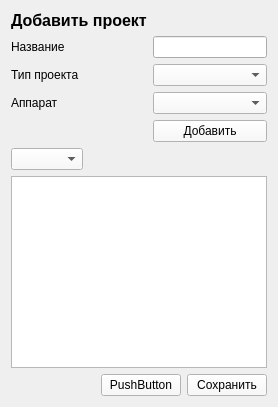
        <widget class="QWidget" name="tab_6">
         <attribute name="title">
          <string>Доб. пр.</string>
         </attribute>
         <layout class="QVBoxLayout" name="verticalLayout_17">
          <item>
           <layout class="QVBoxLayout" name="verticalLayout_16">
            <item>
             <layout class="QFormLayout" name="formLayout_4">
              <item row="0" column="0">
               <widget class="QLabel" name="label_37">
                <property name="font">
                 <font>
                  <pointsize>12</pointsize>
                  <weight>75</weight>
                  <bold>true</bold>
                 </font>
                </property>
                <property name="text">
                 <string>Добавить проект</string>
                </property>
               </widget>
              </item>
              <item row="1" column="0">
               <widget class="QLabel" name="label_36">
                <property name="text">
                 <string>Название</string>
                </property>
               </widget>
              </item>
              <item row="1" column="1">
               <widget class="QLineEdit" name="lineEdit_2"/>
              </item>
              <item row="2" column="0">
               <widget class="QLabel" name="label_38">
                <property name="text">
                 <string>Тип проекта</string>
                </property>
               </widget>
              </item>
              <item row="2" column="1">
               <widget class="QComboBox" name="comboBox_4">
                <property name="styleSheet">
                 <string notr="true">background-color: rgb(249, 249, 249)</string>
                </property>
               </widget>
              </item>
              <item row="3" column="0">
               <widget class="QLabel" name="label_45">
                <property name="text">
                 <string>Аппарат</string>
                </property>
               </widget>
              </item>
              <item row="3" column="1">
               <widget class="QComboBox" name="comboBox_9">
                <property name="styleSheet">
                 <string notr="true">background-color: rgb(249, 249, 249)</string>
                </property>
               </widget>
              </item>
              <item row="4" column="1">
               <widget class="QPushButton" name="pushButton_9">
                <property name="styleSheet">
                 <string notr="true">background-color: rgb(249, 249, 249)</string>
                </property>
                <property name="text">
                 <string>Добавить</string>
                </property>
               </widget>
              </item>
             </layout>
            </item>
            <item>
             <layout class="QHBoxLayout" name="horizontalLayout_15">
              <item>
               <widget class="QComboBox" name="comboBox_5">
                <property name="styleSheet">
                 <string notr="true">background-color: rgb(249, 249, 249)</string>
                </property>
               </widget>
              </item>
              <item>
               <spacer name="horizontalSpacer_14">
                <property name="orientation">
                 <enum>Qt::Horizontal</enum>
                </property>
                <property name="sizeHint" stdset="0">
                 <size>
                  <width>40</width>
                  <height>20</height>
                 </size>
                </property>
               </spacer>
              </item>
             </layout>
            </item>
            <item>
             <widget class="QTableWidget" name="tableWidget_7"/>
            </item>
            <item>
             <layout class="QHBoxLayout" name="horizontalLayout_14">
              <item>
               <spacer name="horizontalSpacer_15">
                <property name="orientation">
                 <enum>Qt::Horizontal</enum>
                </property>
                <property name="sizeHint" stdset="0">
                 <size>
                  <width>40</width>
                  <height>20</height>
                 </size>
                </property>
               </spacer>
              </item>
              <item>
               <widget class="QPushButton" name="pushButton_10">
                <property name="styleSheet">
                 <string notr="true">background-color: rgb(249, 249, 249)</string>
                </property>
                <property name="text">
                 <string>PushButton</string>
                </property>
               </widget>
              </item>
              <item>
               <widget class="QPushButton" name="pushButton_11">
                <property name="styleSheet">
                 <string notr="true">background-color: rgb(249, 249, 249)</string>
                </property>
                <property name="text">
                 <string>Сохранить</string>
                </property>
               </widget>
              </item>
             </layout>
            </item>
           </layout>
          </item>
         </layout>
        </widget>
